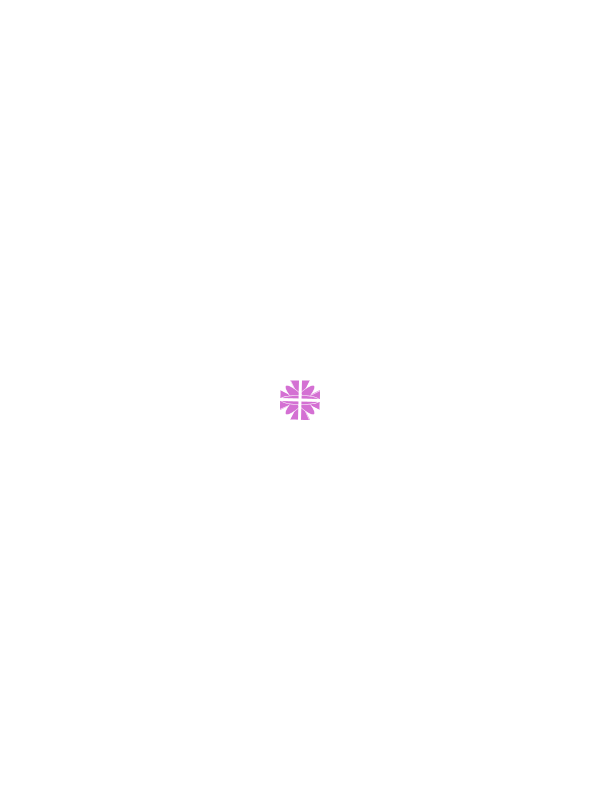
Frame 1 (no input)
Frame 2 (the mouse pressed at the canvas centre, redrawn once): identical to frame 1, image omitted

The Processing sketch that drew this single still picture (run headless with seeded random() and noise(); the mouse was pressed at the canvas centre and the sketch redrawn once):

// Processing sketch: _12_FlowerPattern
// ── _12_FlowerPattern.pde


void setup() {
 
  size(600,800);
  smooth();  
  
}

void draw() {
  
  background(255);
  
  strokeWeight(.5);
  
  pushMatrix();
  translate(width/2,height/2);
  
  float cellWidth = 40;
  
  fill(212,112,211);
  stroke(255);
  
  for(int i = 0; i < 4; i++) {
    rotate(radians(90)*i);
    triangle(-cellWidth/4,-cellWidth/2,cellWidth/4,-cellWidth/2,0,0);
  }

  stroke(255);
  
  
  for(int i = 1; i < 5; i++) {
    rotate(radians(45)*i);
    ellipse(0,0,cellWidth/4,cellWidth);
  }
  
  strokeWeight(3);
  
  line(-cellWidth/2,0,cellWidth/2,0);
  line(0,-cellWidth/2,0,cellWidth/2);
  
  popMatrix();
  
  noLoop();
}
